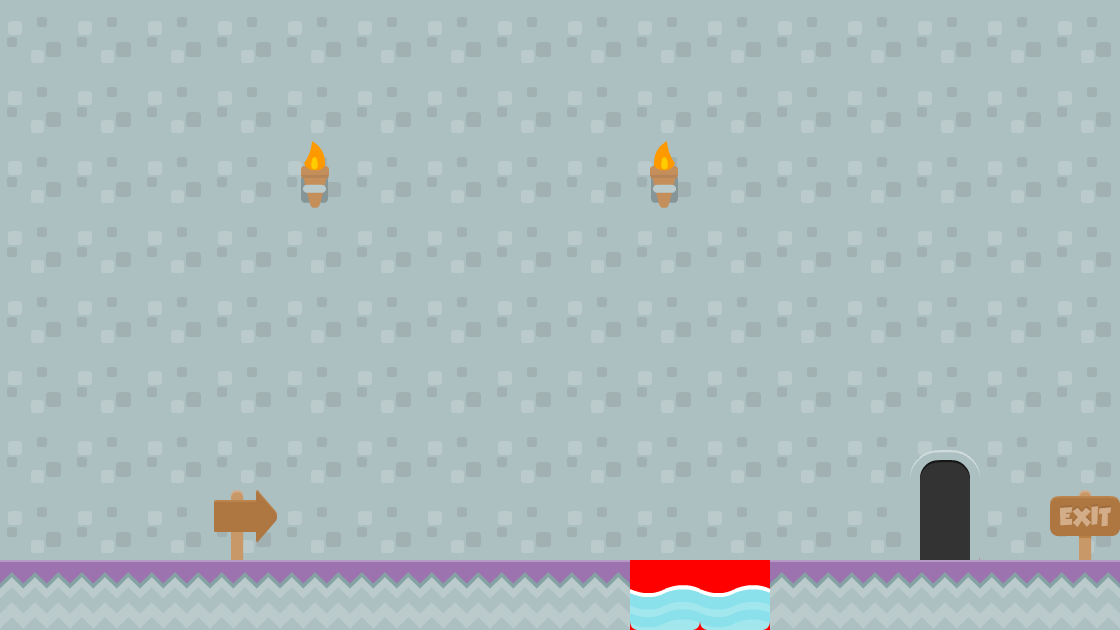

A level layout from a 2D game, rendered from its tile map. Below: a short description, then the map file with tile-grid data replaced by summaries:
An orthogonal 16x9 tile map with 70x70 px tiles, 4 tile layers (background2, background, foreground1, collision), 2 tilesets and 1 object (levelTrigger).

<map version="1.0" orientation="orthogonal" renderorder="right-down" width="16" height="9" tilewidth="70" tileheight="70" backgroundcolor="#ff0000">
 <tileset firstgid="1" name="background-tiles" tilewidth="70" tileheight="70">
  <image source="../../../Mario Files/data/img/background-tiles.png" width="910" height="910" />
 </tileset>
 <tileset firstgid="170" name="meta-tiles" tilewidth="70" tileheight="70">
  <image source="../../../Mario Files/data/img/meta-tiles.png" width="350" height="70" />
  <tile id="4">
   <properties>
    <property name="type" value="solid" />
   </properties>
  </tile>
 </tileset>
 <layer name="background2" width="16" height="9">
  <data>[144 cells, 1 non-empty, 1 distinct tile ids]</data>
 </layer>
 <layer name="background" width="16" height="9">
  <data>[144 cells, 144 non-empty, 5 distinct tile ids]</data>
 </layer>
 <objectgroup name="trigger-entities">
  <properties>
   <property name="level" value="JasonBlevel02" />
  </properties>
  <object name="levelTrigger" x="910" y="423" width="64" height="136">
   <properties>
    <property name="level" value="JasonBlevel02" />
    <property name="xSpawn" value="0" />
    <property name="ySpawn" value="0" />
   </properties>
  </object>
 </objectgroup>
 <layer name="foreground1" width="16" height="9">
  <data>[144 cells, 4 non-empty, 4 distinct tile ids]</data>
 </layer>
 <layer name="collision" width="16" height="9" opacity="0">
  <data>[144 cells, 16 non-empty, 1 distinct tile ids]</data>
 </layer>
</map>
